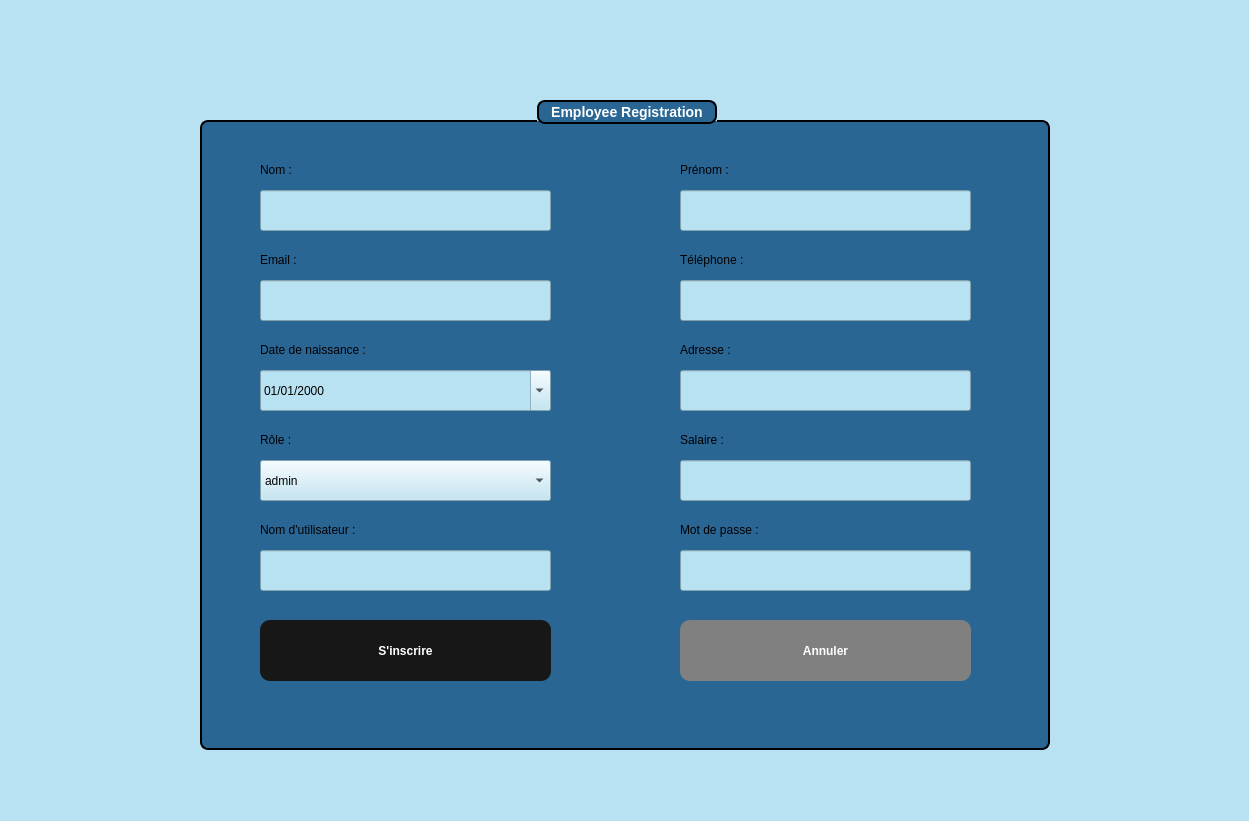
<?xml version="1.0" encoding="UTF-8"?>
<ui version="4.0">
 <class>EmployeeRegister</class>
 <widget class="QDialog" name="EmployeeRegister">
  <property name="geometry">
   <rect>
    <x>0</x>
    <y>0</y>
    <width>1249</width>
    <height>821</height>
   </rect>
  </property>
  <property name="windowTitle">
   <string>Employee Registration</string>
  </property>
  <property name="styleSheet">
   <string notr="true">background-color: rgb(184, 226, 242);</string>
  </property>
  <widget class="QLabel" name="logoLabel">
   <property name="geometry">
    <rect>
     <x>1120</x>
     <y>20</y>
     <width>100</width>
     <height>100</height>
    </rect>
   </property>
   <property name="minimumSize">
    <size>
     <width>60</width>
     <height>60</height>
    </size>
   </property>
   <property name="maximumSize">
    <size>
     <width>100</width>
     <height>100</height>
    </size>
   </property>
   <property name="text">
    <string/>
   </property>
   <property name="pixmap">
    <pixmap resource="resources.qrc">:/images/logof.jpg</pixmap>
   </property>
   <property name="scaledContents">
    <bool>true</bool>
   </property>
   <property name="alignment">
    <set>Qt::AlignCenter</set>
   </property>
  </widget>
  <widget class="QGroupBox" name="groupBox">
   <property name="geometry">
    <rect>
     <x>200</x>
     <y>100</y>
     <width>850</width>
     <height>650</height>
    </rect>
   </property>
   <property name="styleSheet">
    <string notr="true">QGroupBox {
    background-color: rgb(41, 102, 148);   /* blue background */
    border: 2px solid black;               /* black border, 2px wide */
    border-radius: 8px;                    /* rounded corners */
    margin-top: 20px;                      /* space for the title */
    color: white;                          /* title text color */
    font-weight: bold;
    font-size: 14px;
}

QGroupBox::title {
 border: 2px solid black;               /* black border, 2px wide */
    border-radius: 8px;     
background-color: rgb(41, 102, 148);
    subcontrol-origin: margin;
    subcontrol-position: top center;       /* title centered */
    padding: 2px 10px;
}</string>
   </property>
   <property name="title">
    <string>Employee Registration</string>
   </property>
   <widget class="QLabel" name="label_nom">
    <property name="geometry">
     <rect>
      <x>60</x>
      <y>60</y>
      <width>81</width>
      <height>20</height>
     </rect>
    </property>
    <property name="styleSheet">
     <string notr="true">background-color: rgb(41, 102, 148);</string>
    </property>
    <property name="text">
     <string>Nom :</string>
    </property>
   </widget>
   <widget class="QLineEdit" name="lineEdit_nom">
    <property name="geometry">
     <rect>
      <x>60</x>
      <y>90</y>
      <width>291</width>
      <height>41</height>
     </rect>
    </property>
    <property name="styleSheet">
     <string notr="true">color: rgb(0, 0, 0);</string>
    </property>
   </widget>
   <widget class="QLabel" name="label_prenom">
    <property name="geometry">
     <rect>
      <x>480</x>
      <y>60</y>
      <width>81</width>
      <height>20</height>
     </rect>
    </property>
    <property name="styleSheet">
     <string notr="true">background-color: rgb(41, 102, 148);</string>
    </property>
    <property name="text">
     <string>Prénom :</string>
    </property>
   </widget>
   <widget class="QLineEdit" name="lineEdit_prenom">
    <property name="geometry">
     <rect>
      <x>480</x>
      <y>90</y>
      <width>291</width>
      <height>41</height>
     </rect>
    </property>
    <property name="styleSheet">
     <string notr="true">color: rgb(0, 0, 0);</string>
    </property>
   </widget>
   <widget class="QLabel" name="label_email">
    <property name="geometry">
     <rect>
      <x>60</x>
      <y>150</y>
      <width>81</width>
      <height>20</height>
     </rect>
    </property>
    <property name="styleSheet">
     <string notr="true">background-color: rgb(41, 102, 148);</string>
    </property>
    <property name="text">
     <string>Email :</string>
    </property>
   </widget>
   <widget class="QLineEdit" name="lineEdit_email">
    <property name="geometry">
     <rect>
      <x>60</x>
      <y>180</y>
      <width>291</width>
      <height>41</height>
     </rect>
    </property>
    <property name="styleSheet">
     <string notr="true">color: rgb(0, 0, 0);</string>
    </property>
   </widget>
   <widget class="QLabel" name="label_telephone">
    <property name="geometry">
     <rect>
      <x>480</x>
      <y>150</y>
      <width>81</width>
      <height>20</height>
     </rect>
    </property>
    <property name="styleSheet">
     <string notr="true">background-color: rgb(41, 102, 148);</string>
    </property>
    <property name="text">
     <string>Téléphone :</string>
    </property>
   </widget>
   <widget class="QLineEdit" name="lineEdit_telephone">
    <property name="geometry">
     <rect>
      <x>480</x>
      <y>180</y>
      <width>291</width>
      <height>41</height>
     </rect>
    </property>
    <property name="styleSheet">
     <string notr="true">color: rgb(0, 0, 0);</string>
    </property>
   </widget>
   <widget class="QLabel" name="label_date_naissance">
    <property name="geometry">
     <rect>
      <x>60</x>
      <y>240</y>
      <width>121</width>
      <height>20</height>
     </rect>
    </property>
    <property name="styleSheet">
     <string notr="true">background-color: rgb(41, 102, 148);</string>
    </property>
    <property name="text">
     <string>Date de naissance :</string>
    </property>
   </widget>
   <widget class="QDateEdit" name="dateEdit_naissance">
    <property name="geometry">
     <rect>
      <x>60</x>
      <y>270</y>
      <width>291</width>
      <height>41</height>
     </rect>
    </property>
    <property name="styleSheet">
     <string notr="true">color: rgb(0, 0, 0);</string>
    </property>
    <property name="displayFormat">
     <string>dd/MM/yyyy</string>
    </property>
    <property name="calendarPopup">
     <bool>true</bool>
    </property>
   </widget>
   <widget class="QLabel" name="label_adresse">
    <property name="geometry">
     <rect>
      <x>480</x>
      <y>240</y>
      <width>81</width>
      <height>20</height>
     </rect>
    </property>
    <property name="styleSheet">
     <string notr="true">background-color: rgb(41, 102, 148);</string>
    </property>
    <property name="text">
     <string>Adresse :</string>
    </property>
   </widget>
   <widget class="QLineEdit" name="lineEdit_adresse">
    <property name="geometry">
     <rect>
      <x>480</x>
      <y>270</y>
      <width>291</width>
      <height>41</height>
     </rect>
    </property>
    <property name="styleSheet">
     <string notr="true">color: rgb(0, 0, 0);</string>
    </property>
   </widget>
   <widget class="QLabel" name="label_role">
    <property name="geometry">
     <rect>
      <x>60</x>
      <y>330</y>
      <width>81</width>
      <height>20</height>
     </rect>
    </property>
    <property name="styleSheet">
     <string notr="true">background-color: rgb(41, 102, 148);</string>
    </property>
    <property name="text">
     <string>Rôle :</string>
    </property>
   </widget>
   <widget class="QComboBox" name="comboBox_role">
    <property name="geometry">
     <rect>
      <x>60</x>
      <y>360</y>
      <width>291</width>
      <height>41</height>
     </rect>
    </property>
    <property name="styleSheet">
     <string notr="true">color: rgb(0, 0, 0);</string>
    </property>
    <item>
     <property name="text">
      <string>admin</string>
     </property>
    </item>
    <item>
     <property name="text">
      <string>stock</string>
     </property>
    </item>
    <item>
     <property name="text">
      <string>vente</string>
     </property>
    </item>
    <item>
     <property name="text">
      <string>client</string>
     </property>
    </item>
    <item>
     <property name="text">
      <string>fournisseur</string>
     </property>
    </item>
    <item>
     <property name="text">
      <string>employe</string>
     </property>
    </item>
   </widget>
   <widget class="QLabel" name="label_salaire">
    <property name="geometry">
     <rect>
      <x>480</x>
      <y>330</y>
      <width>81</width>
      <height>20</height>
     </rect>
    </property>
    <property name="styleSheet">
     <string notr="true">background-color: rgb(41, 102, 148);</string>
    </property>
    <property name="text">
     <string>Salaire :</string>
    </property>
   </widget>
   <widget class="QLineEdit" name="lineEdit_salaire">
    <property name="geometry">
     <rect>
      <x>480</x>
      <y>360</y>
      <width>291</width>
      <height>41</height>
     </rect>
    </property>
    <property name="styleSheet">
     <string notr="true">color: rgb(0, 0, 0);</string>
    </property>
   </widget>
   <widget class="QLabel" name="label_username">
    <property name="geometry">
     <rect>
      <x>60</x>
      <y>420</y>
      <width>121</width>
      <height>20</height>
     </rect>
    </property>
    <property name="styleSheet">
     <string notr="true">background-color: rgb(41, 102, 148);</string>
    </property>
    <property name="text">
     <string>Nom d'utilisateur :</string>
    </property>
   </widget>
   <widget class="QLineEdit" name="lineEdit_username">
    <property name="geometry">
     <rect>
      <x>60</x>
      <y>450</y>
      <width>291</width>
      <height>41</height>
     </rect>
    </property>
    <property name="styleSheet">
     <string notr="true">color: rgb(0, 0, 0);</string>
    </property>
   </widget>
   <widget class="QLabel" name="label_password">
    <property name="geometry">
     <rect>
      <x>480</x>
      <y>420</y>
      <width>121</width>
      <height>20</height>
     </rect>
    </property>
    <property name="styleSheet">
     <string notr="true">background-color: rgb(41, 102, 148);</string>
    </property>
    <property name="text">
     <string>Mot de passe :</string>
    </property>
   </widget>
   <widget class="QLineEdit" name="lineEdit_password">
    <property name="geometry">
     <rect>
      <x>480</x>
      <y>450</y>
      <width>291</width>
      <height>41</height>
     </rect>
    </property>
    <property name="styleSheet">
     <string notr="true">color: rgb(0, 0, 0);</string>
    </property>
    <property name="echoMode">
     <enum>QLineEdit::Password</enum>
    </property>
   </widget>
   <widget class="QPushButton" name="pushButton_register">
    <property name="geometry">
     <rect>
      <x>60</x>
      <y>520</y>
      <width>291</width>
      <height>61</height>
     </rect>
    </property>
    <property name="styleSheet">
     <string notr="true">#pushButton_register {
    font-family: Arial, Helvetica, sans-serif;
    font-weight: bold;
    color: white;
    background-color: #171717;
    padding: 10px 20px;
    border: none;
    border-radius: 10px;
}

#pushButton_register:hover {
    background-color: #0c66ed; /* hover effect */
}

#pushButton_register:pressed {
    background-color: #094bb0; /* pressed effect */
}</string>
    </property>
    <property name="text">
     <string>S'inscrire</string>
    </property>
   </widget>
   <widget class="QPushButton" name="pushButton_cancel">
    <property name="geometry">
     <rect>
      <x>480</x>
      <y>520</y>
      <width>291</width>
      <height>61</height>
     </rect>
    </property>
    <property name="styleSheet">
     <string notr="true">#pushButton_cancel {
    font-family: Arial, Helvetica, sans-serif;
    font-weight: bold;
    color: white;
    background-color: #808080;
    padding: 10px 20px;
    border: none;
    border-radius: 10px;
}

#pushButton_cancel:hover {
    background-color: #606060; /* hover effect */
}

#pushButton_cancel:pressed {
    background-color: #404040; /* pressed effect */
}</string>
    </property>
    <property name="text">
     <string>Annuler</string>
    </property>
   </widget>
  </widget>
 </widget>
 <resources/>
 <connections/>
</ui>
